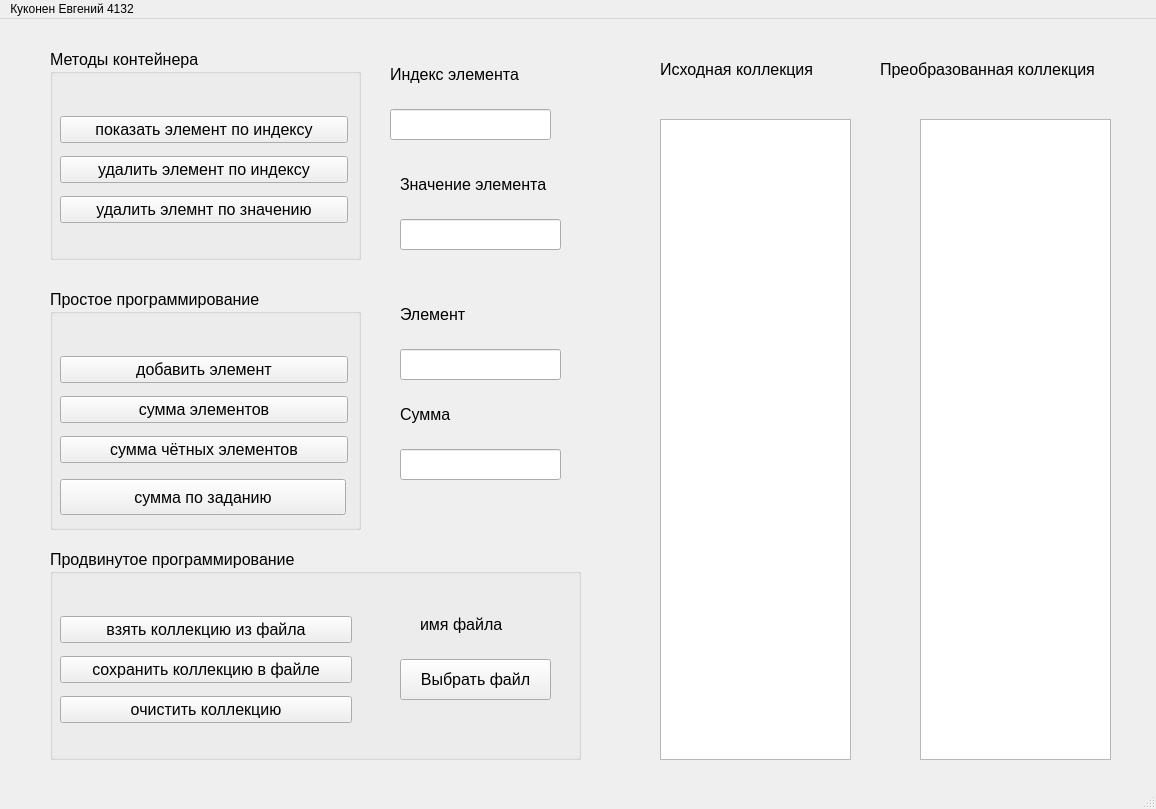
<?xml version="1.0" encoding="UTF-8"?>
<ui version="4.0">
 <class>MainWindow</class>
 <widget class="QMainWindow" name="MainWindow">
  <property name="geometry">
   <rect>
    <x>0</x>
    <y>0</y>
    <width>1156</width>
    <height>809</height>
   </rect>
  </property>
  <property name="windowTitle">
   <string>MainWindow</string>
  </property>
  <widget class="QWidget" name="centralwidget">
   <widget class="QGroupBox" name="groupBox">
    <property name="geometry">
     <rect>
      <x>50</x>
      <y>30</y>
      <width>311</width>
      <height>211</height>
     </rect>
    </property>
    <property name="font">
     <font>
      <pointsize>12</pointsize>
     </font>
    </property>
    <property name="title">
     <string>Методы контейнера</string>
    </property>
    <widget class="QWidget" name="layoutWidget">
     <property name="geometry">
      <rect>
       <x>10</x>
       <y>60</y>
       <width>288</width>
       <height>124</height>
      </rect>
     </property>
     <layout class="QVBoxLayout" name="verticalLayout">
      <item>
       <widget class="QPushButton" name="btn_get_index">
        <property name="text">
         <string>показать элемент по индексу</string>
        </property>
       </widget>
      </item>
      <item>
       <widget class="QPushButton" name="btn_delete_index">
        <property name="text">
         <string>удалить элемент по индексу</string>
        </property>
       </widget>
      </item>
      <item>
       <widget class="QPushButton" name="btn_delete_qua">
        <property name="text">
         <string>удалить элемнт по значению</string>
        </property>
       </widget>
      </item>
     </layout>
    </widget>
   </widget>
   <widget class="QLabel" name="label">
    <property name="geometry">
     <rect>
      <x>390</x>
      <y>40</y>
      <width>161</width>
      <height>31</height>
     </rect>
    </property>
    <property name="font">
     <font>
      <pointsize>12</pointsize>
     </font>
    </property>
    <property name="text">
     <string>Индекс элемента</string>
    </property>
   </widget>
   <widget class="QLineEdit" name="index_lineEdit">
    <property name="geometry">
     <rect>
      <x>390</x>
      <y>90</y>
      <width>161</width>
      <height>31</height>
     </rect>
    </property>
    <property name="font">
     <font>
      <pointsize>12</pointsize>
     </font>
    </property>
    <property name="text">
     <string/>
    </property>
    <property name="alignment">
     <set>Qt::AlignCenter</set>
    </property>
   </widget>
   <widget class="QGroupBox" name="groupBox_2">
    <property name="geometry">
     <rect>
      <x>50</x>
      <y>270</y>
      <width>311</width>
      <height>241</height>
     </rect>
    </property>
    <property name="font">
     <font>
      <pointsize>12</pointsize>
     </font>
    </property>
    <property name="title">
     <string>Простое программирование</string>
    </property>
    <widget class="QWidget" name="layoutWidget_2">
     <property name="geometry">
      <rect>
       <x>10</x>
       <y>60</y>
       <width>288</width>
       <height>124</height>
      </rect>
     </property>
     <layout class="QVBoxLayout" name="verticalLayout_3">
      <item>
       <widget class="QPushButton" name="add_btn">
        <property name="text">
         <string>добавить элемент</string>
        </property>
       </widget>
      </item>
      <item>
       <widget class="QPushButton" name="sum_btn">
        <property name="text">
         <string>сумма элементов</string>
        </property>
       </widget>
      </item>
      <item>
       <widget class="QPushButton" name="sum_odd_btn">
        <property name="text">
         <string>сумма чётных элементов</string>
        </property>
       </widget>
      </item>
     </layout>
    </widget>
    <widget class="QPushButton" name="sum_zadanie">
     <property name="geometry">
      <rect>
       <x>10</x>
       <y>190</y>
       <width>286</width>
       <height>36</height>
      </rect>
     </property>
     <property name="text">
      <string>сумма по заданию</string>
     </property>
    </widget>
   </widget>
   <widget class="QGroupBox" name="groupBox_3">
    <property name="geometry">
     <rect>
      <x>50</x>
      <y>530</y>
      <width>531</width>
      <height>211</height>
     </rect>
    </property>
    <property name="font">
     <font>
      <pointsize>12</pointsize>
     </font>
    </property>
    <property name="title">
     <string>Продвинутое программирование</string>
    </property>
    <widget class="QWidget" name="layoutWidget_4">
     <property name="geometry">
      <rect>
       <x>10</x>
       <y>60</y>
       <width>292</width>
       <height>124</height>
      </rect>
     </property>
     <layout class="QVBoxLayout" name="verticalLayout_5">
      <item>
       <widget class="QPushButton" name="getCollection_btn">
        <property name="text">
         <string>взять коллекцию из файла</string>
        </property>
       </widget>
      </item>
      <item>
       <widget class="QPushButton" name="saveCollection_btn">
        <property name="text">
         <string>сохранить коллекцию в файле</string>
        </property>
       </widget>
      </item>
      <item>
       <widget class="QPushButton" name="clearCollection_btn">
        <property name="text">
         <string>очистить коллекцию</string>
        </property>
       </widget>
      </item>
     </layout>
    </widget>
    <widget class="QLabel" name="label_2">
     <property name="geometry">
      <rect>
       <x>370</x>
       <y>60</y>
       <width>101</width>
       <height>31</height>
      </rect>
     </property>
     <property name="text">
      <string>имя файла</string>
     </property>
    </widget>
    <widget class="QPushButton" name="selectFile_btn">
     <property name="geometry">
      <rect>
       <x>350</x>
       <y>110</y>
       <width>151</width>
       <height>41</height>
      </rect>
     </property>
     <property name="text">
      <string>Выбрать файл</string>
     </property>
    </widget>
   </widget>
   <widget class="QLabel" name="label_3">
    <property name="geometry">
     <rect>
      <x>660</x>
      <y>30</y>
      <width>191</width>
      <height>41</height>
     </rect>
    </property>
    <property name="font">
     <font>
      <pointsize>12</pointsize>
     </font>
    </property>
    <property name="text">
     <string>Исходная коллекция</string>
    </property>
   </widget>
   <widget class="QLabel" name="label_4">
    <property name="geometry">
     <rect>
      <x>880</x>
      <y>30</y>
      <width>271</width>
      <height>41</height>
     </rect>
    </property>
    <property name="font">
     <font>
      <pointsize>12</pointsize>
     </font>
    </property>
    <property name="text">
     <string>Преобразованная коллекция</string>
    </property>
   </widget>
   <widget class="QLineEdit" name="elementNumber_lineEdit">
    <property name="geometry">
     <rect>
      <x>400</x>
      <y>330</y>
      <width>161</width>
      <height>31</height>
     </rect>
    </property>
    <property name="font">
     <font>
      <pointsize>12</pointsize>
     </font>
    </property>
    <property name="text">
     <string/>
    </property>
    <property name="alignment">
     <set>Qt::AlignCenter</set>
    </property>
   </widget>
   <widget class="QLabel" name="label_5">
    <property name="geometry">
     <rect>
      <x>400</x>
      <y>280</y>
      <width>181</width>
      <height>31</height>
     </rect>
    </property>
    <property name="font">
     <font>
      <pointsize>12</pointsize>
     </font>
    </property>
    <property name="text">
     <string>Элемент</string>
    </property>
   </widget>
   <widget class="QLineEdit" name="sum_lineEdit">
    <property name="geometry">
     <rect>
      <x>400</x>
      <y>430</y>
      <width>161</width>
      <height>31</height>
     </rect>
    </property>
    <property name="font">
     <font>
      <pointsize>12</pointsize>
     </font>
    </property>
    <property name="text">
     <string/>
    </property>
    <property name="alignment">
     <set>Qt::AlignCenter</set>
    </property>
    <property name="readOnly">
     <bool>true</bool>
    </property>
   </widget>
   <widget class="QLabel" name="label_6">
    <property name="geometry">
     <rect>
      <x>400</x>
      <y>380</y>
      <width>181</width>
      <height>31</height>
     </rect>
    </property>
    <property name="font">
     <font>
      <pointsize>12</pointsize>
     </font>
    </property>
    <property name="text">
     <string>Сумма</string>
    </property>
   </widget>
   <widget class="QLineEdit" name="element_qua_lineEdi">
    <property name="geometry">
     <rect>
      <x>400</x>
      <y>200</y>
      <width>161</width>
      <height>31</height>
     </rect>
    </property>
    <property name="font">
     <font>
      <pointsize>12</pointsize>
     </font>
    </property>
    <property name="text">
     <string/>
    </property>
    <property name="alignment">
     <set>Qt::AlignCenter</set>
    </property>
   </widget>
   <widget class="QLabel" name="label_7">
    <property name="geometry">
     <rect>
      <x>400</x>
      <y>150</y>
      <width>181</width>
      <height>31</height>
     </rect>
    </property>
    <property name="font">
     <font>
      <pointsize>12</pointsize>
     </font>
    </property>
    <property name="text">
     <string>Значение элемента</string>
    </property>
   </widget>
   <widget class="QTextEdit" name="collectionOrigin">
    <property name="geometry">
     <rect>
      <x>660</x>
      <y>100</y>
      <width>191</width>
      <height>641</height>
     </rect>
    </property>
    <property name="font">
     <font>
      <pointsize>30</pointsize>
     </font>
    </property>
    <property name="documentTitle">
     <string comment="0"/>
    </property>
    <property name="readOnly">
     <bool>true</bool>
    </property>
   </widget>
   <widget class="QTextEdit" name="collectionEdit">
    <property name="geometry">
     <rect>
      <x>920</x>
      <y>100</y>
      <width>191</width>
      <height>641</height>
     </rect>
    </property>
    <property name="font">
     <font>
      <pointsize>30</pointsize>
     </font>
    </property>
   </widget>
  </widget>
  <widget class="QMenuBar" name="menubar">
   <property name="geometry">
    <rect>
     <x>0</x>
     <y>0</y>
     <width>1156</width>
     <height>26</height>
    </rect>
   </property>
   <widget class="QMenu" name="menu_4132">
    <property name="title">
     <string>Куконен Евгений 4132</string>
    </property>
   </widget>
   <addaction name="menu_4132"/>
  </widget>
  <widget class="QStatusBar" name="statusbar"/>
 </widget>
 <resources/>
 <connections/>
</ui>
